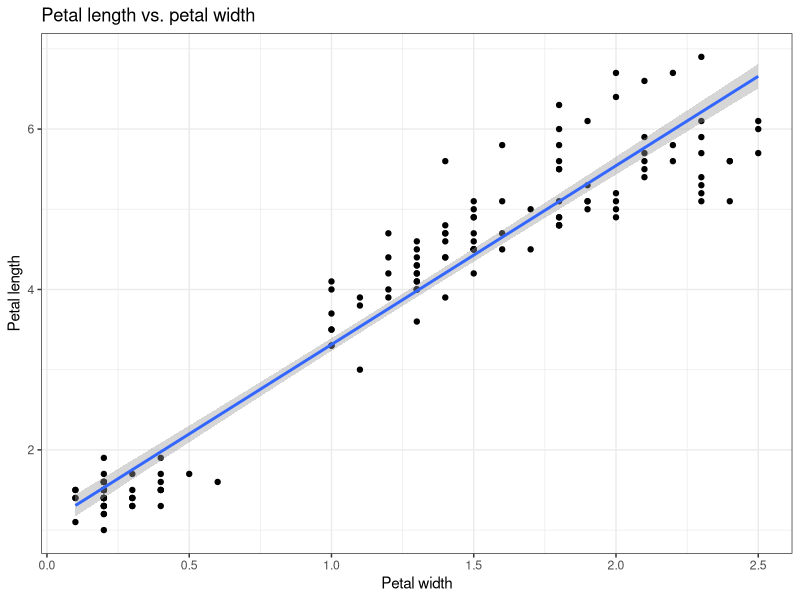

Recreate this plot in R.
## ---- chunk 1
p <- 1 + 1
print(p)
## ---- chunk 2
#| warning: false # Do not display warnings
library(tidyverse)
## ---- chunk 3
data(iris)
glimpse(iris)
## ---- chunk 4
#| fig-align: center
#| fig-height: 6
#| fig-width: 8
ggplot(data = iris, aes(x = Petal.Width, y = Petal.Length)) +
    geom_point() +
    geom_smooth(method = "lm", se = TRUE) +
    ggtitle("Petal length vs. petal width") +
    xlab("Petal width") + ylab("Petal length") +
    theme_bw()
